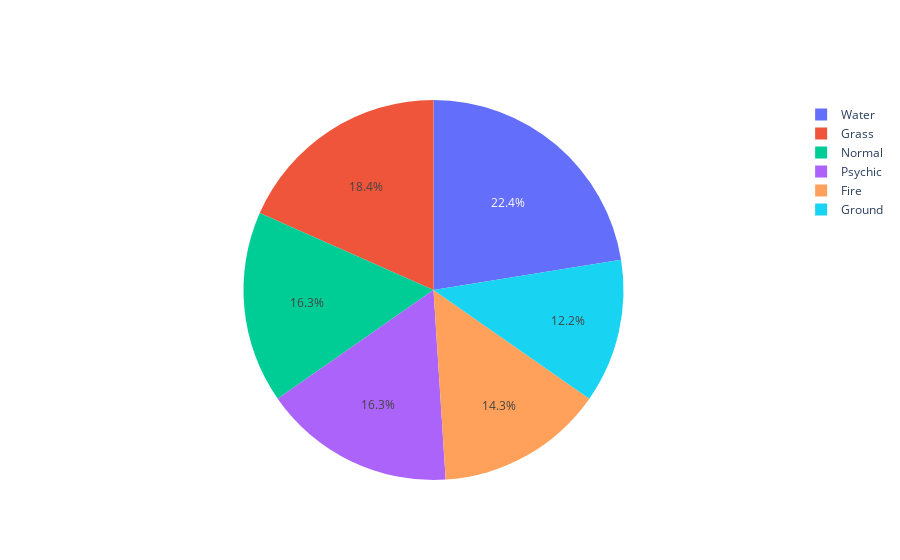

The notebook cell this image was saved under:
### Code cell
# Step 4: Customize the pie chart with Plotly graph_objects
custom_colors = ['blue', 'green', 'black', 'purple', 'red', 'brown']
custom_pie_chart = go.Figure(data=[go.Pie(
    labels=['Water', 'Grass', 'Normal', 'Psychic', 'Fire', 'Ground'],
    values=[110, 90, 80, 80, 70, 60]
)])
custom_pie_chart

### Figure 1 — Plotly figure (JSON) as saved in the notebook; plotly's stock layout.template omitted (floating-point values rounded to 4 significant figures)
{"data": [{"labels": ["Water", "Grass", "Normal", "Psychic", "Fire", "Ground"], "type": "pie", "values": [110, 90, 80, 80, 70, 60]}], "layout": {}}
